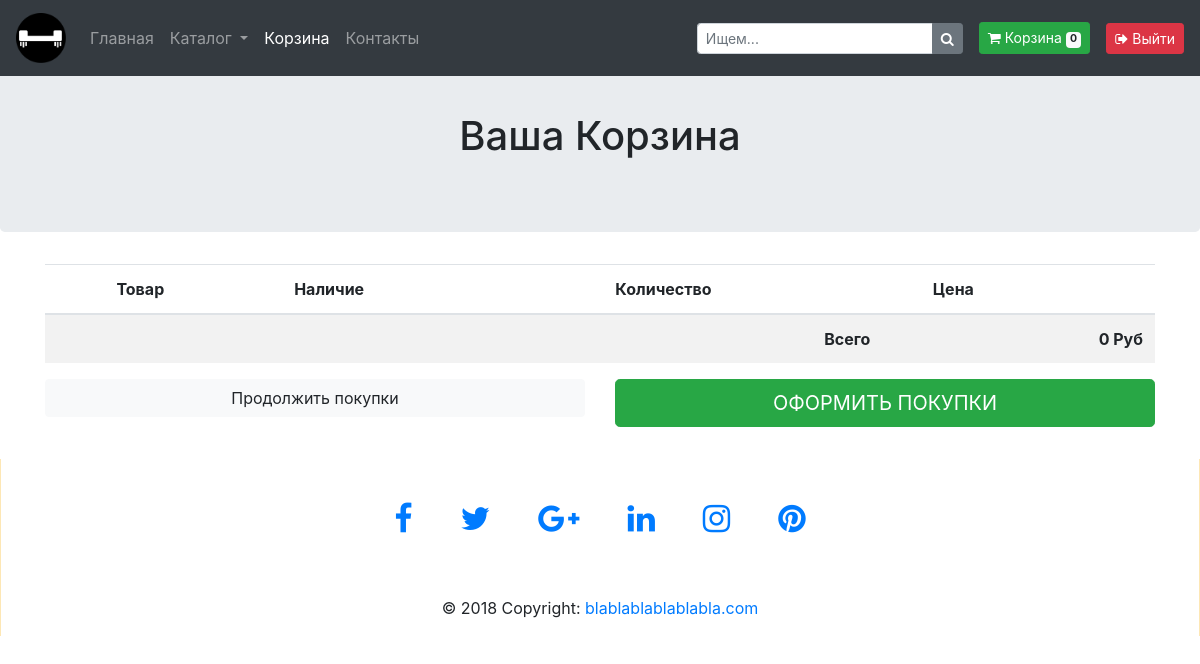
The app's page /basket/ (signed in), older data.
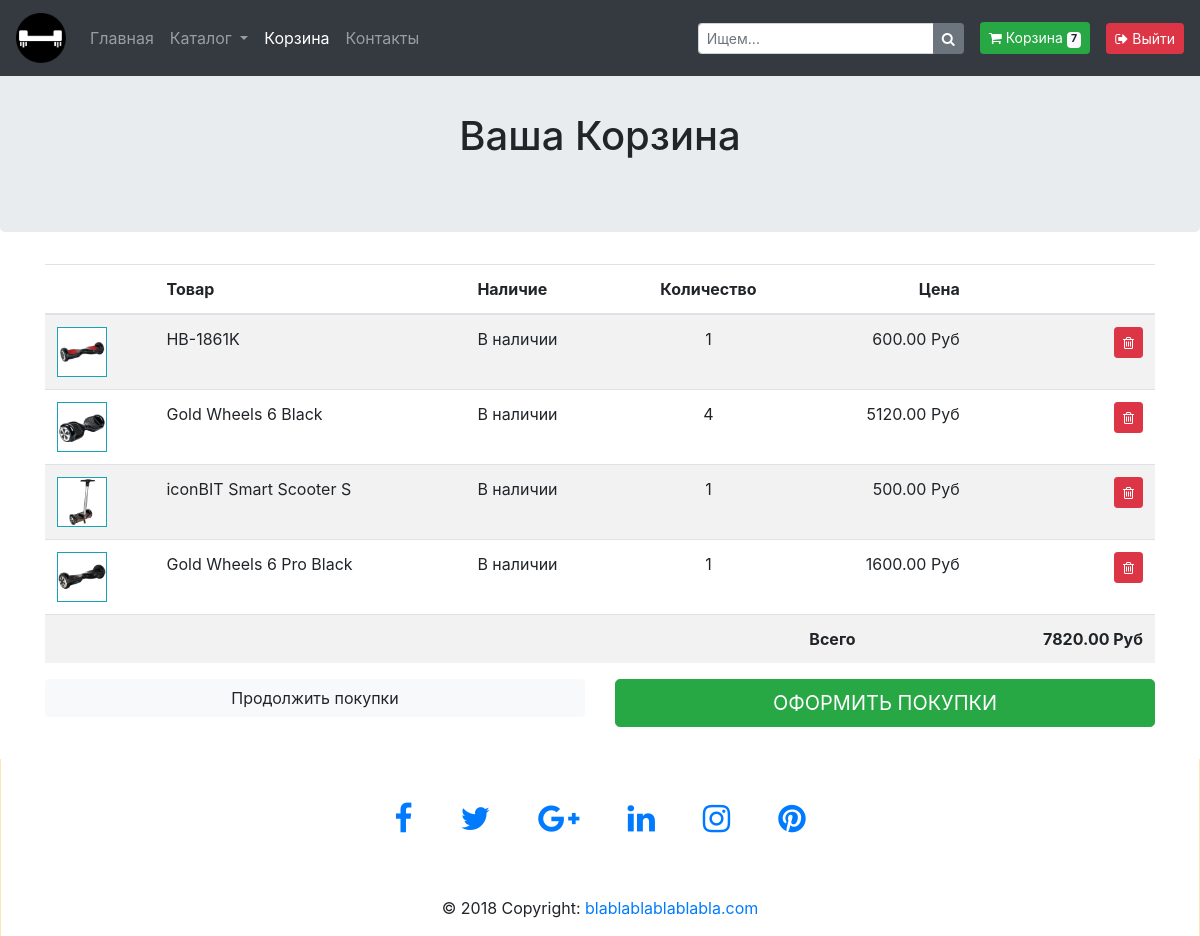
The same page, newer data.
### basketapp/models.py (models this page shows)
class Basket(models.Model):
    product = models.ForeignKey(Catalogue, on_delete=models.CASCADE, related_name='basket')
    user = models.ForeignKey(settings.AUTH_USER_MODEL, on_delete=models.CASCADE)
    quantity = models.PositiveIntegerField(verbose_name='количество', default=0)
    add_datetime = models.DateTimeField(verbose_name='время', auto_now_add=True)
    def _get_total_quantity(self):
        _items = Basket.objects.filter(user=self.user)
        return sum(list(map(lambda x: x.quantity, _items)))
    def _get_total_price(self, old=False):
        _items = Basket.objects.filter(user=self.user)
        if old:
            _total_price = sum(list(map(lambda x: x.product.old_price * x.quantity, _items)))
        else:
            _total_price = sum(list(map(lambda x: x.product.price * x.quantity, _items)))
        return _total_price
    def _get_total_old_price(self):
        temp = self._get_total_price(old=True)
        if not temp:
            temp = self._get_total_price()
        return temp
    total_quantity = property(_get_total_quantity)
    total_price = property(_get_total_price)
    total_old_price = property(_get_total_old_price)

### authapp/models.py (models this page shows)
class ShopUser(AbstractUser):
    profile_pic = models.ImageField(verbose_name='изображение профиля', upload_to='profiles_pic', blank=True)
    age = models.PositiveSmallIntegerField(verbose_name='возраст')

### mainapp/models.py (models this page shows, shortened)
class Catalogue(models.Model):
    category = models.ForeignKey(ProductCategory, on_delete=models.CASCADE)
    name = models.CharField(verbose_name="Название продукта", max_length=200, unique=True)
    image = models.ImageField(verbose_name="Изображение продукта", upload_to='products_images', blank=True)
    short_desc = models.CharField(verbose_name="Краткое описание", max_length=60, blank=True)
    description = models.TextField(verbose_name="Детальное описание", blank=True)
    price = models.DecimalField(verbose_name="Текущая цена", max_digits=8, decimal_places=2, default=0)
    old_price = models.DecimalField(verbose_name="Старая цена", max_digits=8, decimal_places=2, default=0)
    sale = models.PositiveIntegerField(verbose_name="Скида", default=0)
    new_product = models.BooleanField(verbose_name="Новый товар", default=False)
    storage = models.PositiveIntegerField(verbose_name="Остатки на складе", default=0)

### basketapp/views.py (the view)
# urls.py: path('', basket, name='main'),
def basket(request):
    context = {
        'title': 'корзина'
    }
    context.update(get_cart(request))
    return render(request, 'basketapp/basket.html', context)

### basketapp/templatetags/mult.py (called while the page is built)
@register.simple_tag()
def multiply(qty, unit_price, *args, **kwargs):
    return qty * unit_price

### basketapp/views.py (called while the page is built)
def get_cart(request):
    cart = []
    if request.user.is_authenticated:
        cart = Basket.objects.filter(user=request.user)
    common_data.update({'cart': cart})
    return common_data

### basketapp/templates/basketapp/basket.html (shortened to what this page needs)
{% extends 'mainapp/base.html' %}
{% load staticfiles %}
{% load mult %}
{% block mainsite %}
{% include 'mainapp/include/inc__navigation_menu.html/'%}
<br>
<br>
<section class="jumbotron text-center">
    <div class="container">
        <h1 class="jumbotron-heading">Ваша Корзина</h1>
    </div>
</section>
<div class="container mb-4">
    <div class="row">
        <div class="col-12">
            <div class="table-responsive">
                <table class="table table-striped">
                    <thead>
                    <tr>
                        <th scope="col"></th>
                        <th scope="col">Товар</th>
                        <th scope="col">Наличие</th>
                        <th scope="col" class="text-center">Количество</th>
                        <th scope="col" class="text-right">Цена</th>
                        <th></th>
                    </tr>
                    </thead>
                    <tbody>
                    {% for item in cart %}
                    <tr>
                        <td><img class="border border-info" style="height: 50px" src="/media/{{ item.product.image }}"/>
                        </td>
                        <td>{{ item.product.name }}</td>
                        <td>В наличии</td>
                        <td class="text-center">{{ item.quantity }}</td>
                        <td class="text-right">{% multiply item.product.price item.quantity %} Руб</td>
                        <td class="text-right">
                            <a href="{% url 'basket:remove' item.product.id %}" class="btn btn-sm btn-danger">
                                <i class="fa fa-trash-o"></i>
                            </a>
                        </td>
                    </tr>
                    {% endfor %}
                    <tr>
                        <td></td>
                        <td></td>
                        <td></td>
                        <td></td>
                        <td><strong>Всего</strong></td>
                        <td class="text-right"><strong>{% if cart %} {{ cart.0.total_price }} {% else %} 0 {% endif %}
                            Руб</strong></td>
                    </tr>
                    </tbody>
                </table>
            </div>
        </div>
        <div class="col mb-2">
            <div class="row">
                <div class="col-sm-12  col-md-6">
                    <button class="btn btn-block btn-light">Продолжить покупки</button>
                </div>
                <div class="col-sm-12 col-md-6 text-right">
                    <button class="btn btn-lg btn-block btn-success text-uppercase">Оформить покупки</button>
                </div>
            </div>
        </div>
    </div>
</div>
{% endblock %}

### mainapp/templates/mainapp/base.html (shortened to what this page needs)
<!DOCTYPE html>
{% load staticfiles %}
<html lang="en">
<head>
    {% block css %}
    <link rel="stylesheet"
          href="https://stackpath.bootstrapcdn.com/bootstrap/4.1.3/css/bootstrap.min.css"
>
    <link href="//maxcdn.bootstrapcdn.com/font-awesome/4.1.0/css/font-awesome.min.css"
          rel="stylesheet">
    <link rel="stylesheet"
          href="{% static 'css/style.css' %}">
    {% endblock %}
</head>
<body>
{% block mainsite %}
{% endblock %}
{% block footer %}
<footer class="page-footer font-small cyan darken-3 padding_site">
    <div class="container">
        <div class="row">
            <div class="col-md-12 py-5">
                <div class="d-flex justify-content-center">
                    <a class="fb-ic" href="#">
                        <i class="fa fa-facebook fa-lg white-text mr-md-5 mr-3 fa-2x"> </i>
                    </a>
                    <a class="tw-ic" href="#">
                        <i class="fa fa-twitter fa-lg white-text mr-md-5 mr-3 fa-2x"> </i>
                    </a>
                    <a class="gplus-ic" href="#">
                        <i class="fa fa-google-plus fa-lg white-text mr-md-5 mr-3 fa-2x"> </i>
                    </a>
                    <a class="li-ic" href="#">
                        <i class="fa fa-linkedin fa-lg white-text mr-md-5 mr-3 fa-2x"> </i>
                    </a>
                    <a class="ins-ic" href="#">
                        <i class="fa fa-instagram fa-lg white-text mr-md-5 mr-3 fa-2x"> </i>
                    </a>
                    <a class="pin-ic" href="#">
                        <i class="fa fa-pinterest fa-lg white-text fa-2x"> </i>
                    </a>
                </div>
            </div>
        </div>
    </div>
    <div class="footer-copyright text-center py-3">© {% now "Y" %} Copyright:
        <a href="#"> blablablablablabla.com</a>
    </div>
</footer>
{% endblock %}
</body>
</html>

### mainapp/templates/mainapp/include/inc__navigation_menu.html (shortened to what this page needs)
{% load staticfiles %}
<nav class="navbar navbar-expand-md navbar-dark bg-dark nav_padding fixed-top">
    <a class="navbar-brand" href="{% url 'index' %}">
        <img src="{% static 'img/hover_board.png' %}" width="50" height="50" alt="">
    </a>
    <div class="collapse navbar-collapse" id="navbarNavAltMarkup">
        <div class="navbar-nav">
            <a class="nav-item nav-link {% if request.resolver_match.url_name == 'index'%} active {% endif %}"
               href="{% url 'index' %}">
                Главная
            </a>
            <li class="nav-item dropdown">
                <a class="nav-link dropdown-toggle
                        "
                   href="#" id="navbarDropdownMenuLink" data-toggle="dropdown"
                   aria-haspopup="true" aria-expanded="false">
                    Каталог
                </a>
            </li>
            <a class="nav-item nav-link {% if request.resolver_match.namespaces.0 == 'basket'%} active {% endif %}"
               href="{% url 'basket:main' %}">Корзина</a>
            <a class="nav-item nav-link {% if request.resolver_match.url_name == 'contacts'%} active {% endif %}"
               href="#">Контакты</a>
        </div>
    </div>
    <form class="form-inline my-2 my-lg-0">
        <div class="input-group input-group-sm">
            <input type="text" class="form-control" aria-label="Small" aria-describedby="inputGroup-sizing-sm"
                   placeholder="Ищем...">
            <div class="input-group-append">
                <button type="button" class="btn btn-secondary btn-number">
                    <i class="fa fa-search"></i>
                </button>
            </div>
        </div>
        <a class="btn btn-success btn-sm ml-3" href="{% url 'basket:main' %}">
            <i class="fa fa-shopping-cart"></i> Корзина
            <span class="badge badge-light">{% if cart %} {{ cart.0.total_quantity }} {% else %} 0 {% endif %}</span>
        </a>
        {% if user.is_authenticated %}
            <a class="btn btn-danger btn-sm ml-3" href="{% url 'auth:logout' %}">
                <i class="fa fa-sign-out"></i> Выйти
            </a>
        {% else %}
            <a class="btn btn-success btn-sm ml-3" href="{% url 'auth:auth' %}">
                <i class="fa fa-sign-in"></i> Войти
            </a>
        {% endif %}
    </form>
</nav>

### static/css/style.css (style rules this page uses)
body, html { height: 100%; }
.nav_padding { margin-bottom: 5rem; }
.padding_site { max-width: 1366px; margin: 0 auto; border-left: 1px solid #FDE7B5; border-right: 1px solid #FDE7B5; padding-left: 7%; padding-right: 7%; }

Row changes from the older to the newer data that the page shows:
added Basket: user+quantity "7", product.image (picture), product.name "HB-1861K", quantity "1", product+quantity "600.00", user+product+quantity "7820.00"
added Basket: product.image (picture), product.name "Gold Wheels 6 Black", quantity "4", product+quantity "5120.00"
added Basket: product.image (picture), product.name "iconBIT Smart Scooter S", quantity "1", product+quantity "500.00"
added Basket: product.image (picture), product.name "Gold Wheels 6 Pro Black", quantity "1", product+quantity "1600.00"
Text that changed along with them:
text no longer shown: "0 0"
